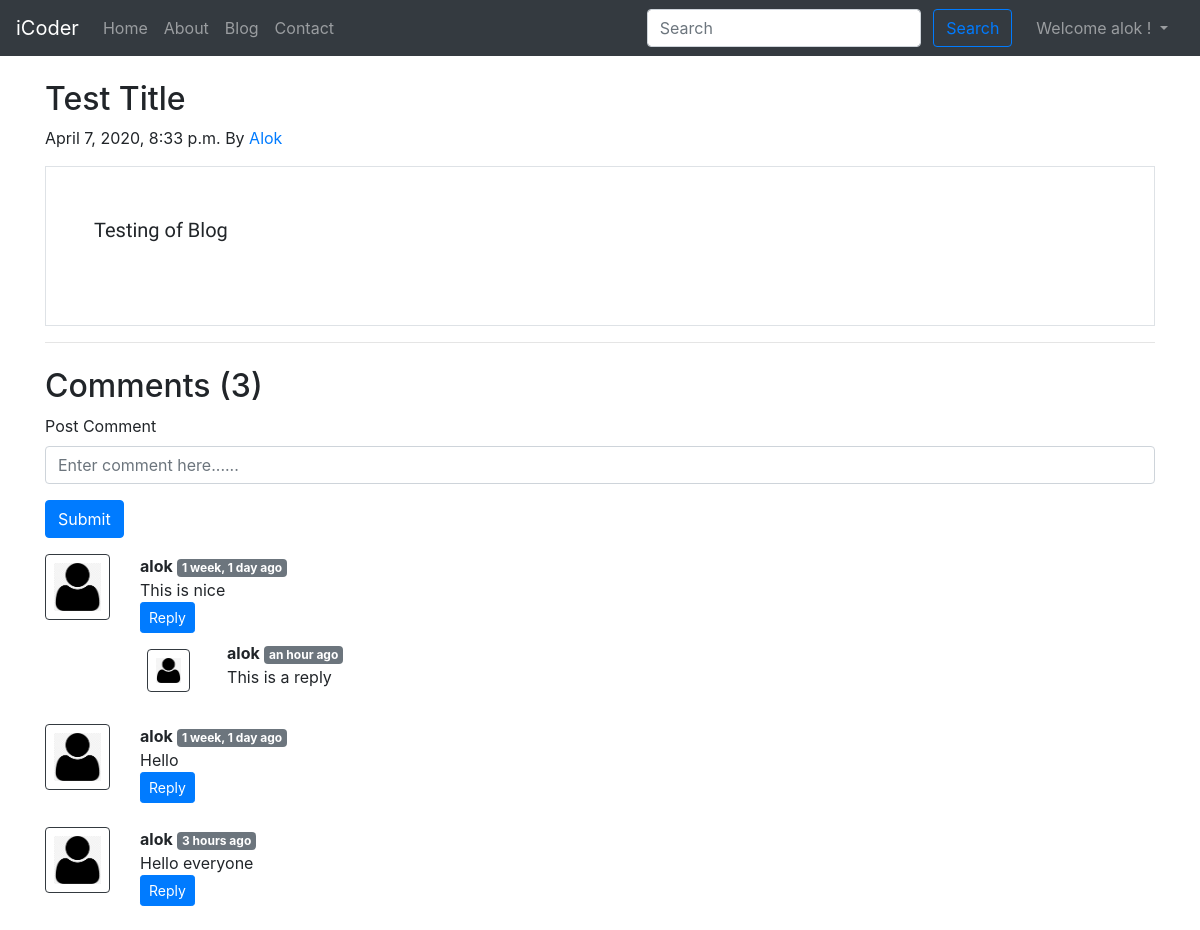
The app's page /blog/first-post (signed in) with its own data.
### blog/models.py (models this page shows, shortened)
class Post(models.Model):
    sno = models.AutoField(primary_key=True)
    title = models.CharField(max_length=255)
    content = models.TextField()
    author = models.CharField(max_length=13)
    slug = models.CharField(max_length=130)
    timeStamp = models.DateTimeField(blank=True)

class BlogComment(models.Model):
    sno = models.AutoField(primary_key=True)
    comment = models.TextField()
    user = models.ForeignKey(User, on_delete=models.CASCADE)
    post = models.ForeignKey(Post, on_delete=models.CASCADE)
    parent = models.ForeignKey('self', on_delete=models.CASCADE, null=True)
    timestamp = models.DateTimeField(default=now)

### blog/views.py (the view)
# urls.py: path('<str:slug>', views.blogPost, name='blogPost'),
def blogPost(request, slug):
    post = Post.objects.filter(slug=slug).first()
    comments = BlogComment.objects.filter(post=post, parent=None)
    replies = BlogComment.objects.filter(post=post).exclude(parent=None)
    replyDict = {}
    for reply in replies:
        if reply.sno not in replyDict.keys():
            replyDict[reply.parent.sno] = [reply]
        else:
            replyDict[reply.parent.sno].append(reply)
    context = {'post': post, 'comments': comments,
               'user': request.user, 'replyDict': replyDict}
    return render(request, 'blog/blogPost.html', context)

### blog/templatetags/extras.py (called while the page is built)
@register.filter(name='get_val')
def get_val(dict, key):
    return dict.get(key)

### templates/blog/blogPost.html (shortened to what this page needs)
{% extends 'base.html' %}
{% block body %}
{% load humanize %}
{% load extras %}
<div class="container my-4">
        <div class="blog-post">
                <h2 class="blog-post-title">{{post.title}}</h2>
                <p class="blog-post-meta">{{post.timeStamp}} By <a href="/about">{{post.author}}</a></p>
                <div class="border p-5">
                        <pre><p class="text-justify">{{post.content}}<p></pre>
                </div>
                <hr>
        </div>
</div>
<div class="container">
        <h2>Comments ({{comments.count}})</h2>
        <div class="my-2">
                {% if user.is_authenticated %}
                <form action="/blog/postComment" method="POST">{% csrf_token %}
                        <div class="form-group">
                                <label for="exampleInputEmail1">Post Comment</label>
                                <input type="text" class="form-control" name="comment" id="comment"
                                        placeholder="Enter comment here......">
                        </div>
                        <button type="submit" class="btn btn-primary">Submit</button>
                </form>
                {% else %}
                <p>Please login to post a comment</p>
                {% endif %}
        </div>
        {% for comment in comments %}
        <div class="row my-3">
                <div class="col-md-1"><img class="rounded mx-auto d-block w-100 p-2 border border-dark"
                                src="/static/img/user.png" alt="user"></div>
                <div class="col-md-11">
                        <b>{{comment.user.username}}</b> <span class="badge badge-secondary">
                                {{comment.timestamp | naturaltime}} </span>
                        <div>{{comment.comment}}</div>
                        <div class="reply mx-0">
                                {% if user.is_authenticated %}
                                <button class="btn btn-sm btn-primary" type="button" data-toggle="collapse"
                                        data-target="#replyBox{{comment.sno}}" aria-expanded="false"
                                        aria-controls="replyBox{{comment.sno}}">
                                        Reply
                                </button>
                                {% else %}
                                <button class="btn btn-sm btn-primary" type="button" data-toggle="collapse"
                                        data-target="#replyBox{{comment.sno}}" aria-expanded="false"
                                        aria-controls="replyBox{{comment.sno}}" disabled>
                                        Log in to Reply
                                </button>
                                {% endif %}
                                <div class="replies my-2">
                                        {% for reply in replyDict|get_val:comment.sno %}
                                        <div class="row my-2">
                                                <div class="col-md-1">
                                                        <img class="rounded mx-auto d-block w-75 p-2 my-2 border border-dark"
                                                                src="/static/img/user.png" alt="user">
                                                </div>
                                                <div class="col-md-11">
                                                        <b>{{reply.user.username}}</b> <span
                                                                class="badge badge-secondary">
                                                                {{reply.timestamp | naturaltime}} </span>
                                                        <div>{{reply.comment}}</div>
                                                </div>
                                        </div>
                                        {% endfor %}
                                </div>
                        </div>
                </div>
        </div>
        {% endfor %}
</div>
{% endblock body %}

### templates/base.html (shortened to what this page needs)
<!doctype html>
<html lang="en">
<head>
    <link rel="stylesheet" href="https://stackpath.bootstrapcdn.com/bootstrap/4.4.1/css/bootstrap.min.css"
>
</head>
<body>
    <nav class="navbar navbar-expand-lg navbar-dark bg-dark">
        <a class="navbar-brand" href="/">iCoder</a>
        <div class="collapse navbar-collapse" id="navbarSupportedContent">
            <ul class="navbar-nav mr-auto">
                <li class="nav-item {% block homeactive  %}{% endblock homeactive  %}">
                    <a class="nav-link" href="/">Home <span class="sr-only">(current)</span></a>
                </li>
                <li class="nav-item {% block aboutactive  %}{% endblock aboutactive  %}">
                    <a class="nav-link" href="/about">About</a>
                </li>
                <li class="nav-item {% block blogactive  %}{% endblock blogactive  %}">
                    <a class="nav-link" href="/blog">Blog</a>
                </li>
                <li class="nav-item {% block contactactive  %}{% endblock contactactive  %}">
                    <a class="nav-link" href="/contact">Contact</a>
                </li>
            </ul>
            <div class="ml-auto form-inline">
            <form method="GET" action="/search" class="my-2 my-lg-0 mx-3">
                <input name="query" id="query" class="form-control mr-sm-2" type="search" placeholder="Search"
                    aria-label="Search">
                <button class="btn btn-outline-primary my-2 my-sm-0" type="submit">Search</button>
            </form>
            {% if user.is_authenticated %}
                 <ul class="navbar-nav mr-2">
                    <li class="nav-item dropdown">
                            <a class="nav-link dropdown-toggle" href="#" id="navbarDropdown" role="button" data-toggle="dropdown" aria-haspopup="true" aria-expanded="false">
                            Welcome {{request.user}} !
                            </a>
                    </li>
                </ul>
            {% endif %}
        </div>
        </div>
    </nav>
    {% block body %}
    {% endblock body %}
</body>
</html>

### templates/base.html (style rules this page uses)
pre { overflow-x: auto; white-space: pre-wrap; white-space: -moz-pre-wrap; white-space: -pre-wrap; white-space: -o-pre-wrap; word-wrap: break-word; font-family: 'Open Sans Condensed', sans-serif; font-size: 20px; }

### records on screen
Post: title "Test Title", timeStamp "April 7, 2020, 8:33 p.m.", author "Alok", content "Testing of Blog"
BlogComment: user.username "alok", timestamp "1 week, 1 day ago", comment "This is nice"
BlogComment: user.username "alok", timestamp "an hour ago", comment "This is a reply"
BlogComment: user.username "alok", timestamp "1 week, 1 day ago", comment "Hello"
BlogComment: user.username "alok", timestamp "3 hours ago", comment "Hello everyone"

### other values on screen
{{ request.user }} "alok"
{{ comments.count }} "3"
